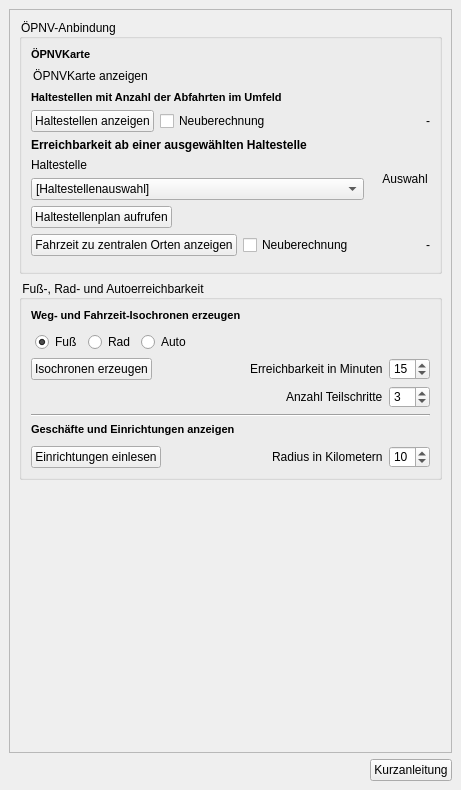
<?xml version="1.0" encoding="UTF-8"?>
<ui version="4.0">
 <class>DockWidget</class>
 <widget class="QDockWidget" name="DockWidget">
  <property name="geometry">
   <rect>
    <x>0</x>
    <y>0</y>
    <width>461</width>
    <height>790</height>
   </rect>
  </property>
  <property name="styleSheet">
   <string notr="true">QgsCollapsibleGroupBox{
font: bold 10pt ;
}
QFrame{
	/*background: rgb(245, 245, 245);*/
}
QToolBox:tab {
	font: bold 10pt ;
    color: Grey;
}
QToolBox:tab:selected {
	font: bold 10pt ;
    color: black;
}
QGroupBox::title {
	font: bold italic 8pt ;
    color: black;
}
QPushButton::flat{
background-color: none;
border: 0;
border-style:none;
border-color: blue;
border-width: 0px;
border-radius: 0px;
padding:2px;
}
QPushButton::flat:hover{
background-color: azure;
border-style:solid;
border-color: royalblue;
border-width: 1px;
border-radius: 0px;
padding: 2px;
}
QPushButton::flat:pressed{
background-color: powderblue;
border-style:solid;
border-color: royalblue;
border-width: 1px;
border-radius: 0px;
padding: 2px;
}</string>
  </property>
  <property name="windowTitle">
   <string>Projekt-Check Analyse-Tools // Erreichbarkeit</string>
  </property>
  <widget class="QWidget" name="dockWidgetContents">
   <property name="styleSheet">
    <string notr="true"/>
   </property>
   <layout class="QVBoxLayout" name="verticalLayout">
    <item>
     <widget class="QScrollArea" name="scrollArea_3">
      <property name="widgetResizable">
       <bool>true</bool>
      </property>
      <widget class="QWidget" name="scrollAreaWidgetContents_3">
       <property name="geometry">
        <rect>
         <x>0</x>
         <y>0</y>
         <width>441</width>
         <height>716</height>
        </rect>
       </property>
       <layout class="QVBoxLayout" name="verticalLayout_2">
        <item>
         <widget class="QgsCollapsibleGroupBox" name="mGroupBox">
          <property name="title">
           <string>ÖPNV-Anbindung</string>
          </property>
          <property name="alignment">
           <set>Qt::AlignLeading|Qt::AlignLeft|Qt::AlignVCenter</set>
          </property>
          <property name="checkable">
           <bool>false</bool>
          </property>
          <property name="collapsed">
           <bool>true</bool>
          </property>
          <layout class="QVBoxLayout" name="verticalLayout_6">
           <property name="spacing">
            <number>6</number>
           </property>
           <property name="leftMargin">
            <number>9</number>
           </property>
           <property name="topMargin">
            <number>9</number>
           </property>
           <property name="rightMargin">
            <number>9</number>
           </property>
           <property name="bottomMargin">
            <number>9</number>
           </property>
           <item>
            <widget class="QLabel" name="label_6">
             <property name="font">
              <font>
               <pointsize>8</pointsize>
               <weight>75</weight>
               <italic>false</italic>
               <bold>true</bold>
               <underline>false</underline>
               <strikeout>false</strikeout>
              </font>
             </property>
             <property name="text">
              <string>ÖPNVKarte</string>
             </property>
            </widget>
           </item>
           <item>
            <widget class="QPushButton" name="oepnvkarte_button">
             <property name="sizePolicy">
              <sizepolicy hsizetype="Fixed" vsizetype="Fixed">
               <horstretch>0</horstretch>
               <verstretch>0</verstretch>
              </sizepolicy>
             </property>
             <property name="cursor">
              <cursorShape>PointingHandCursor</cursorShape>
             </property>
             <property name="layoutDirection">
              <enum>Qt::LeftToRight</enum>
             </property>
             <property name="text">
              <string>ÖPNVKarte anzeigen</string>
             </property>
             <property name="icon">
              <iconset>
               <normaloff>../../images/iconset_mob/20190619_iconset_mob_oepnvkarte_04.png</normaloff>
               <normalon>../../images/iconset_mob/20190619_iconset_mob_oepnvkarte_01.png</normalon>../../images/iconset_mob/20190619_iconset_mob_oepnvkarte_04.png</iconset>
             </property>
             <property name="iconSize">
              <size>
               <width>24</width>
               <height>24</height>
              </size>
             </property>
             <property name="checkable">
              <bool>true</bool>
             </property>
             <property name="flat">
              <bool>true</bool>
             </property>
            </widget>
           </item>
           <item>
            <widget class="QLabel" name="label_2">
             <property name="font">
              <font>
               <pointsize>8</pointsize>
               <weight>75</weight>
               <italic>false</italic>
               <bold>true</bold>
               <underline>false</underline>
               <strikeout>false</strikeout>
              </font>
             </property>
             <property name="text">
              <string>Haltestellen mit Anzahl der Abfahrten im Umfeld</string>
             </property>
            </widget>
           </item>
           <item>
            <layout class="QHBoxLayout" name="horizontalLayout_3">
             <item>
              <widget class="QPushButton" name="stops_button">
               <property name="sizePolicy">
                <sizepolicy hsizetype="Maximum" vsizetype="Fixed">
                 <horstretch>0</horstretch>
                 <verstretch>0</verstretch>
                </sizepolicy>
               </property>
               <property name="text">
                <string>Haltestellen anzeigen</string>
               </property>
               <property name="icon">
                <iconset>
                 <normaloff>../../images/iconset_mob/20190619_iconset_mob_get_stops_1.png</normaloff>../../images/iconset_mob/20190619_iconset_mob_get_stops_1.png</iconset>
               </property>
               <property name="iconSize">
                <size>
                 <width>16</width>
                 <height>16</height>
                </size>
               </property>
               <property name="flat">
                <bool>false</bool>
               </property>
              </widget>
             </item>
             <item>
              <widget class="QCheckBox" name="recalculatestops_check">
               <property name="text">
                <string>Neuberechnung</string>
               </property>
              </widget>
             </item>
             <item>
              <widget class="QLabel" name="stops_status_label">
               <property name="text">
                <string>-</string>
               </property>
               <property name="alignment">
                <set>Qt::AlignRight|Qt::AlignTrailing|Qt::AlignVCenter</set>
               </property>
              </widget>
             </item>
            </layout>
           </item>
           <item>
            <widget class="QFrame" name="stops_group">
             <property name="frameShape">
              <enum>QFrame::NoFrame</enum>
             </property>
             <property name="frameShadow">
              <enum>QFrame::Plain</enum>
             </property>
             <property name="lineWidth">
              <number>0</number>
             </property>
             <layout class="QVBoxLayout" name="verticalLayout_5">
              <property name="leftMargin">
               <number>0</number>
              </property>
              <property name="topMargin">
               <number>0</number>
              </property>
              <property name="rightMargin">
               <number>0</number>
              </property>
              <property name="bottomMargin">
               <number>6</number>
              </property>
              <item>
               <widget class="QLabel" name="label_9">
                <property name="font">
                 <font>
                  <weight>75</weight>
                  <bold>true</bold>
                 </font>
                </property>
                <property name="text">
                 <string>Erreichbarkeit ab einer ausgewählten Haltestelle</string>
                </property>
               </widget>
              </item>
              <item>
               <layout class="QHBoxLayout" name="horizontalLayout_4">
                <item>
                 <layout class="QVBoxLayout" name="verticalLayout_3">
                  <item>
                   <widget class="QLabel" name="label_8">
                    <property name="text">
                     <string>Haltestelle</string>
                    </property>
                   </widget>
                  </item>
                  <item>
                   <widget class="QComboBox" name="stops_combo">
                    <property name="sizePolicy">
                     <sizepolicy hsizetype="Expanding" vsizetype="Fixed">
                      <horstretch>0</horstretch>
                      <verstretch>0</verstretch>
                     </sizepolicy>
                    </property>
                    <property name="minimumSize">
                     <size>
                      <width>170</width>
                      <height>0</height>
                     </size>
                    </property>
                    <item>
                     <property name="text">
                      <string>[Haltestellenauswahl]</string>
                     </property>
                    </item>
                   </widget>
                  </item>
                 </layout>
                </item>
                <item>
                 <spacer name="horizontalSpacer_2">
                  <property name="orientation">
                   <enum>Qt::Horizontal</enum>
                  </property>
                  <property name="sizeType">
                   <enum>QSizePolicy::Fixed</enum>
                  </property>
                  <property name="sizeHint" stdset="0">
                   <size>
                    <width>10</width>
                    <height>20</height>
                   </size>
                  </property>
                 </spacer>
                </item>
                <item>
                 <widget class="QPushButton" name="pick_stop_button">
                  <property name="cursor">
                   <cursorShape>PointingHandCursor</cursorShape>
                  </property>
                  <property name="layoutDirection">
                   <enum>Qt::RightToLeft</enum>
                  </property>
                  <property name="text">
                   <string>Auswahl</string>
                  </property>
                  <property name="icon">
                   <iconset>
                    <normaloff>../../images/iconset_mob/20190619_iconset_mob_select_11.png</normaloff>
                    <normalon>../../images/iconset_mob/20190619_iconset_mob_select_21.png</normalon>../../images/iconset_mob/20190619_iconset_mob_select_11.png</iconset>
                  </property>
                  <property name="iconSize">
                   <size>
                    <width>24</width>
                    <height>24</height>
                   </size>
                  </property>
                  <property name="checkable">
                   <bool>true</bool>
                  </property>
                  <property name="flat">
                   <bool>true</bool>
                  </property>
                 </widget>
                </item>
               </layout>
              </item>
              <item>
               <widget class="QPushButton" name="show_table_button">
                <property name="sizePolicy">
                 <sizepolicy hsizetype="Maximum" vsizetype="Fixed">
                  <horstretch>0</horstretch>
                  <verstretch>0</verstretch>
                 </sizepolicy>
                </property>
                <property name="layoutDirection">
                 <enum>Qt::LeftToRight</enum>
                </property>
                <property name="autoFillBackground">
                 <bool>false</bool>
                </property>
                <property name="text">
                 <string>Haltestellenplan aufrufen</string>
                </property>
                <property name="icon">
                 <iconset>
                  <normaloff>../../images/iconset_mob/20190619_iconset_mob_get_departures_2.png</normaloff>../../images/iconset_mob/20190619_iconset_mob_get_departures_2.png</iconset>
                </property>
               </widget>
              </item>
              <item>
               <layout class="QHBoxLayout" name="horizontalLayout_5">
                <property name="topMargin">
                 <number>0</number>
                </property>
                <item>
                 <widget class="QPushButton" name="calculate_time_button">
                  <property name="sizePolicy">
                   <sizepolicy hsizetype="Maximum" vsizetype="Fixed">
                    <horstretch>0</horstretch>
                    <verstretch>0</verstretch>
                   </sizepolicy>
                  </property>
                  <property name="layoutDirection">
                   <enum>Qt::LeftToRight</enum>
                  </property>
                  <property name="text">
                   <string>Fahrzeit zu zentralen Orten anzeigen</string>
                  </property>
                  <property name="icon">
                   <iconset>
                    <normaloff>../../images/iconset_mob/20190619_iconset_mob_get_time_stop2central_2.png</normaloff>../../images/iconset_mob/20190619_iconset_mob_get_time_stop2central_2.png</iconset>
                  </property>
                 </widget>
                </item>
                <item>
                 <widget class="QCheckBox" name="recalculate_time_check">
                  <property name="text">
                   <string>Neuberechnung</string>
                  </property>
                 </widget>
                </item>
                <item>
                 <widget class="QLabel" name="stop_reach_status_label">
                  <property name="text">
                   <string>-</string>
                  </property>
                  <property name="alignment">
                   <set>Qt::AlignRight|Qt::AlignTrailing|Qt::AlignVCenter</set>
                  </property>
                 </widget>
                </item>
               </layout>
              </item>
             </layout>
            </widget>
           </item>
          </layout>
         </widget>
        </item>
        <item>
         <widget class="QgsCollapsibleGroupBox" name="mGroupBox_2">
          <property name="title">
           <string>Fuß-, Rad- und Autoerreichbarkeit</string>
          </property>
          <property name="alignment">
           <set>Qt::AlignLeading|Qt::AlignLeft|Qt::AlignVCenter</set>
          </property>
          <property name="flat">
           <bool>true</bool>
          </property>
          <property name="collapsed">
           <bool>true</bool>
          </property>
          <layout class="QVBoxLayout" name="verticalLayout_7">
           <property name="spacing">
            <number>6</number>
           </property>
           <property name="leftMargin">
            <number>9</number>
           </property>
           <property name="topMargin">
            <number>9</number>
           </property>
           <property name="rightMargin">
            <number>9</number>
           </property>
           <property name="bottomMargin">
            <number>9</number>
           </property>
           <item>
            <widget class="QLabel" name="label">
             <property name="font">
              <font>
               <pointsize>8</pointsize>
               <weight>75</weight>
               <bold>true</bold>
              </font>
             </property>
             <property name="text">
              <string>Weg- und Fahrzeit-Isochronen erzeugen</string>
             </property>
            </widget>
           </item>
           <item>
            <layout class="QHBoxLayout" name="horizontalLayout_2">
             <property name="leftMargin">
              <number>4</number>
             </property>
             <property name="topMargin">
              <number>4</number>
             </property>
             <item>
              <widget class="QRadioButton" name="walk_radio">
               <property name="text">
                <string>Fuß</string>
               </property>
               <property name="checked">
                <bool>true</bool>
               </property>
              </widget>
             </item>
             <item>
              <widget class="QRadioButton" name="bike_radio">
               <property name="text">
                <string>Rad</string>
               </property>
              </widget>
             </item>
             <item>
              <widget class="QRadioButton" name="car_radio">
               <property name="text">
                <string>Auto</string>
               </property>
              </widget>
             </item>
             <item>
              <spacer name="horizontalSpacer_4">
               <property name="orientation">
                <enum>Qt::Horizontal</enum>
               </property>
               <property name="sizeHint" stdset="0">
                <size>
                 <width>40</width>
                 <height>20</height>
                </size>
               </property>
              </spacer>
             </item>
            </layout>
           </item>
           <item>
            <layout class="QHBoxLayout" name="horizontalLayout_6">
             <property name="topMargin">
              <number>0</number>
             </property>
             <item>
              <widget class="QPushButton" name="isochrones_button">
               <property name="sizePolicy">
                <sizepolicy hsizetype="Fixed" vsizetype="Fixed">
                 <horstretch>0</horstretch>
                 <verstretch>0</verstretch>
                </sizepolicy>
               </property>
               <property name="layoutDirection">
                <enum>Qt::LeftToRight</enum>
               </property>
               <property name="text">
                <string>Isochronen erzeugen</string>
               </property>
               <property name="icon">
                <iconset>
                 <normaloff>../../images/iconset_mob/20190619_iconset_mob_create_isochrones_3.png</normaloff>../../images/iconset_mob/20190619_iconset_mob_create_isochrones_3.png</iconset>
               </property>
              </widget>
             </item>
             <item>
              <spacer name="horizontalSpacer_7">
               <property name="orientation">
                <enum>Qt::Horizontal</enum>
               </property>
               <property name="sizeHint" stdset="0">
                <size>
                 <width>40</width>
                 <height>20</height>
                </size>
               </property>
              </spacer>
             </item>
             <item>
              <widget class="QLabel" name="label_3">
               <property name="text">
                <string>Erreichbarkeit in Minuten</string>
               </property>
              </widget>
             </item>
             <item>
              <widget class="QSpinBox" name="cutoff_input">
               <property name="minimum">
                <number>1</number>
               </property>
               <property name="value">
                <number>15</number>
               </property>
              </widget>
             </item>
            </layout>
           </item>
           <item>
            <layout class="QHBoxLayout" name="horizontalLayout_7">
             <property name="topMargin">
              <number>0</number>
             </property>
             <item>
              <spacer name="horizontalSpacer_6">
               <property name="orientation">
                <enum>Qt::Horizontal</enum>
               </property>
               <property name="sizeHint" stdset="0">
                <size>
                 <width>40</width>
                 <height>20</height>
                </size>
               </property>
              </spacer>
             </item>
             <item>
              <widget class="QLabel" name="label_4">
               <property name="text">
                <string>Anzahl Teilschritte</string>
               </property>
              </widget>
             </item>
             <item>
              <widget class="QSpinBox" name="timestep_input">
               <property name="sizePolicy">
                <sizepolicy hsizetype="Fixed" vsizetype="Fixed">
                 <horstretch>0</horstretch>
                 <verstretch>0</verstretch>
                </sizepolicy>
               </property>
               <property name="minimum">
                <number>1</number>
               </property>
               <property name="value">
                <number>3</number>
               </property>
              </widget>
             </item>
            </layout>
           </item>
           <item>
            <widget class="Line" name="line_2">
             <property name="orientation">
              <enum>Qt::Horizontal</enum>
             </property>
            </widget>
           </item>
           <item>
            <widget class="QLabel" name="label_7">
             <property name="font">
              <font>
               <pointsize>8</pointsize>
               <weight>75</weight>
               <bold>true</bold>
              </font>
             </property>
             <property name="text">
              <string>Geschäfte und Einrichtungen anzeigen</string>
             </property>
            </widget>
           </item>
           <item>
            <layout class="QHBoxLayout" name="horizontalLayout_8">
             <property name="topMargin">
              <number>4</number>
             </property>
             <item>
              <widget class="QPushButton" name="facilities_button">
               <property name="sizePolicy">
                <sizepolicy hsizetype="Fixed" vsizetype="Fixed">
                 <horstretch>0</horstretch>
                 <verstretch>0</verstretch>
                </sizepolicy>
               </property>
               <property name="layoutDirection">
                <enum>Qt::LeftToRight</enum>
               </property>
               <property name="text">
                <string>Einrichtungen einlesen</string>
               </property>
               <property name="icon">
                <iconset>
                 <normaloff>../../images/iconset_mob/20190619_iconset_mob_get_features_1.png</normaloff>../../images/iconset_mob/20190619_iconset_mob_get_features_1.png</iconset>
               </property>
               <property name="checkable">
                <bool>false</bool>
               </property>
              </widget>
             </item>
             <item>
              <spacer name="horizontalSpacer_8">
               <property name="orientation">
                <enum>Qt::Horizontal</enum>
               </property>
               <property name="sizeHint" stdset="0">
                <size>
                 <width>40</width>
                 <height>20</height>
                </size>
               </property>
              </spacer>
             </item>
             <item>
              <widget class="QLabel" name="label_5">
               <property name="text">
                <string>Radius in Kilometern</string>
               </property>
              </widget>
             </item>
             <item>
              <widget class="QSpinBox" name="radius_input">
               <property name="minimum">
                <number>1</number>
               </property>
               <property name="value">
                <number>10</number>
               </property>
              </widget>
             </item>
            </layout>
           </item>
          </layout>
         </widget>
        </item>
        <item>
         <spacer name="verticalSpacer">
          <property name="orientation">
           <enum>Qt::Vertical</enum>
          </property>
          <property name="sizeHint" stdset="0">
           <size>
            <width>20</width>
            <height>40</height>
           </size>
          </property>
         </spacer>
        </item>
       </layout>
      </widget>
     </widget>
    </item>
    <item>
     <layout class="QHBoxLayout" name="horizontalLayout">
      <property name="leftMargin">
       <number>0</number>
      </property>
      <property name="topMargin">
       <number>0</number>
      </property>
      <property name="rightMargin">
       <number>0</number>
      </property>
      <property name="bottomMargin">
       <number>0</number>
      </property>
      <item>
       <spacer name="horizontalSpacer_3">
        <property name="orientation">
         <enum>Qt::Horizontal</enum>
        </property>
        <property name="sizeHint" stdset="0">
         <size>
          <width>40</width>
          <height>20</height>
         </size>
        </property>
       </spacer>
      </item>
      <item>
       <widget class="QPushButton" name="pushButton_2">
        <property name="sizePolicy">
         <sizepolicy hsizetype="Fixed" vsizetype="Fixed">
          <horstretch>0</horstretch>
          <verstretch>0</verstretch>
         </sizepolicy>
        </property>
        <property name="layoutDirection">
         <enum>Qt::LeftToRight</enum>
        </property>
        <property name="text">
         <string>Kurzanleitung</string>
        </property>
        <property name="icon">
         <iconset>
          <normaloff>../../images/iconset_mob/20190619_iconset_mob_info_2.png</normaloff>../../images/iconset_mob/20190619_iconset_mob_info_2.png</iconset>
        </property>
       </widget>
      </item>
     </layout>
    </item>
   </layout>
  </widget>
 </widget>
 <customwidgets>
  <customwidget>
   <class>QgsCollapsibleGroupBox</class>
   <extends>QGroupBox</extends>
   <header>qgscollapsiblegroupbox.h</header>
   <container>1</container>
  </customwidget>
 </customwidgets>
 <resources>
  <include location="resources.qrc"/>
 </resources>
 <connections/>
</ui>
